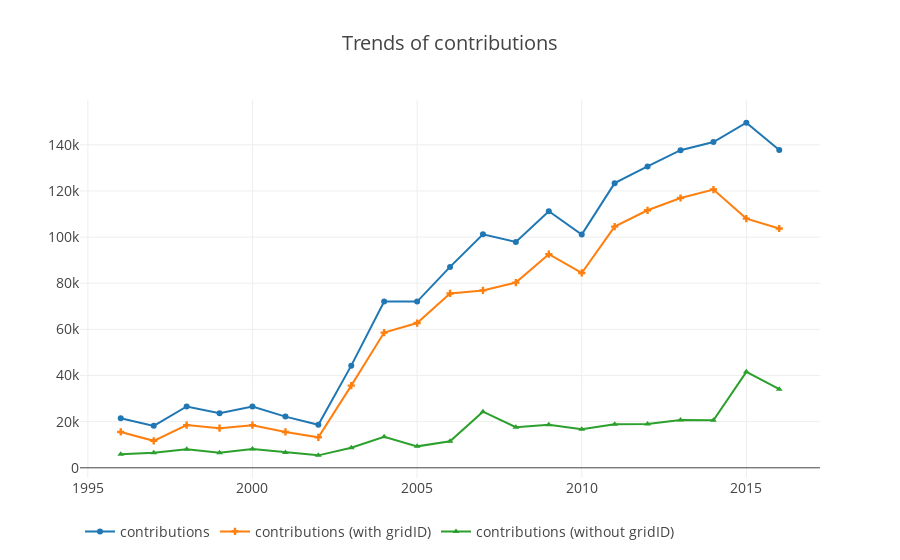

Write notebook code for a chart like this one.
### Code cell
macro_contributions = macro.groupby(['year'])['paper_doi'].count()
macro_contributions_with_gridId = macro[macro['org_gridId'].notna()].groupby(['year'])['paper_doi'].count()
macro_contributions_without_gridId = macro[macro['org_gridId'].isna()].groupby(['year'])['paper_doi'].count()

trace1 = go.Scatter(x=macro_contributions.index,
                    y=macro_contributions.values,
                    name='contributions',
                    marker=dict(symbol='circle'),
                    mode='lines+markers')
                    
trace2 = go.Scatter(x=macro_contributions_with_gridId.index,
                    y=macro_contributions_with_gridId.values,
                    name='contributions (with gridID)',
                    marker=dict(symbol='cross'),
                    mode='lines+markers')

trace3 = go.Scatter(x=macro_contributions_without_gridId.index,
                    y=macro_contributions_without_gridId.values,
                    name='contributions (without gridID)',
                    marker=dict(symbol='triangle-up'),
                    mode='lines+markers')
                    
layout = go.Layout(title='Trends of contributions',
                   legend=dict(orientation='h'),
                   font=dict(size=14))

fig = go.Figure(data=[trace1, trace2, trace3], layout=layout)
plotly.offline.iplot(fig)

### Figure 1 — Plotly figure (JSON) as saved in the notebook; plotly's stock layout.template omitted (floating-point values rounded to 4 significant figures)
{"data": [{"marker": {"symbol": "circle"}, "mode": "lines+markers", "name": "contributions", "type": "scatter", "uid": "1b2ec482-a7ac-42c3-8ed1-19f4b4b4b332", "x": ["1996-01-01", "1997-01-01", "1998-01-01", "1999-01-01", "2000-01-01", "2001-01-01", "2002-01-01", "2003-01-01", "2004-01-01", "2005-01-01", "2006-01-01", "2007-01-01", "2008-01-01", "2009-01-01", "2010-01-01", "2011-01-01", "2012-01-01", "2013-01-01", "2014-01-01", "2015-01-01", "2016-01-01"], "y": [21477, 18181, 26601, 23675, 26602, 22188, 18633, 44287, 72104, 72038, 87093, 101221, 97914, 111231, 101134, 123393, 130654, 137688, 141227, 149612, 137780]}, {"marker": {"symbol": "cross"}, "mode": "lines+markers", "name": "contributions (with gridID)", "type": "scatter", "uid": "025e74af-34db-4832-87ba-284dd312b03f", "x": ["1996-01-01", "1997-01-01", "1998-01-01", "1999-01-01", "2000-01-01", "2001-01-01", "2002-01-01", "2003-01-01", "2004-01-01", "2005-01-01", "2006-01-01", "2007-01-01", "2008-01-01", "2009-01-01", "2010-01-01", "2011-01-01", "2012-01-01", "2013-01-01", "2014-01-01", "2015-01-01", "2016-01-01"], "y": [15550, 11692, 18517, 17195, 18478, 15538, 13231, 35613, 58612, 62740, 75581, 76904, 80286, 92619, 84460, 104543, 111624, 116962, 120617, 108025, 103721]}, {"marker": {"symbol": "triangle-up"}, "mode": "lines+markers", "name": "contributions (without gridID)", "type": "scatter", "uid": "d749944f-91d6-4475-90f8-86e1b55cc1ca", "x": ["1996-01-01", "1997-01-01", "1998-01-01", "1999-01-01", "2000-01-01", "2001-01-01", "2002-01-01", "2003-01-01", "2004-01-01", "2005-01-01", "2006-01-01", "2007-01-01", "2008-01-01", "2009-01-01", "2010-01-01", "2011-01-01", "2012-01-01", "2013-01-01", "2014-01-01", "2015-01-01", "2016-01-01"], "y": [5927, 6489, 8084, 6480, 8124, 6650, 5402, 8674, 13492, 9298, 11512, 24317, 17628, 18612, 16674, 18850, 19030, 20726, 20610, 41587, 34059]}], "layout": {"font": {"size": 14}, "legend": {"orientation": "h"}, "title": "Trends of contributions"}}
